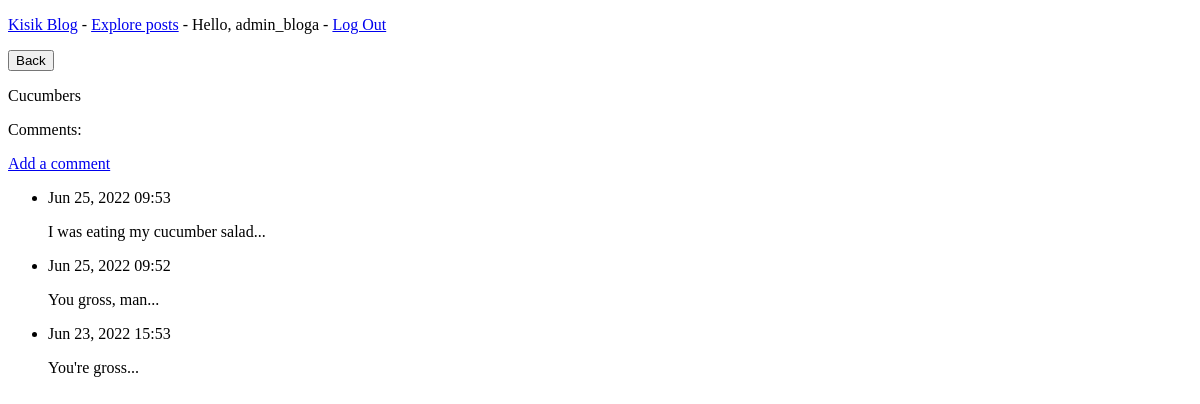
Page /more/1/ (signed in) on the earlier database version.
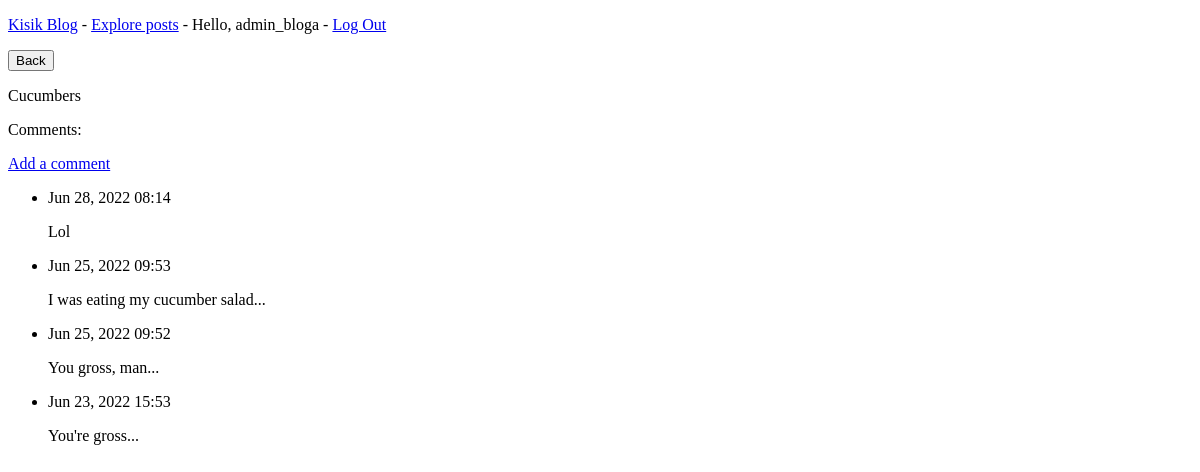
Same page on the later database version.
### tweets/models.py (models this page shows, shortened)
class PrivateComments(models.Model):
    post = models.ForeignKey(PrivatePost, on_delete=models.CASCADE)
    text = models.TextField(max_length=500)
    date_added = models.DateTimeField(auto_now_add=True)

### tweets/views.py (the view)
# urls.py: path('more/<int:post_id>/', views.priv_com, name='priv_com'),
@login_required
def priv_com(request, post_id):
    post = PrivatePost.objects.get(id=post_id)
    comments = post.privatecomments_set.order_by('-date_added')
    context = {'post': post, 'comments': comments}
    return render(request, 'tweets/priv_com.html', context)

### tweets/templates/tweets/priv_com.html (shortened to what this page needs)
<!DOCTYPE html>
<html lang="en">
<head>
    {% extends "tweets/base.html" %}
{% block content %}
  <input type="button" onclick="history.back()" value="Back"/>
  <p>{{ post.title }}</p>
  <p>Comments:</p>
  <p>
      <a href="{% url 'tweets:new_prcom' post.id %}">Add a comment</a>
  </p>
  <ul>
      {% for comment in comments %}
        <li>
            <p>{{ comment.date_added|date:'M d, Y H:i' }}</p>
            <p>{{ comment.text|linebreaks }}</p>
        </li>
      {% empty %}
        <li>No comments yet</li>
      {% endfor %}
  </ul>
{% endblock content %}

Differences in the rows shown:
added PrivateComments: date_added "Jun 28, 2022 08:14", text "Lol"
